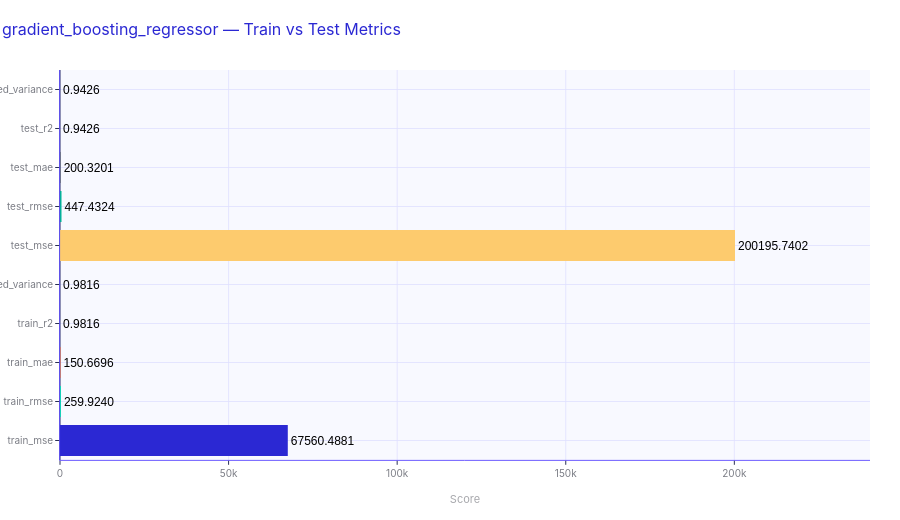
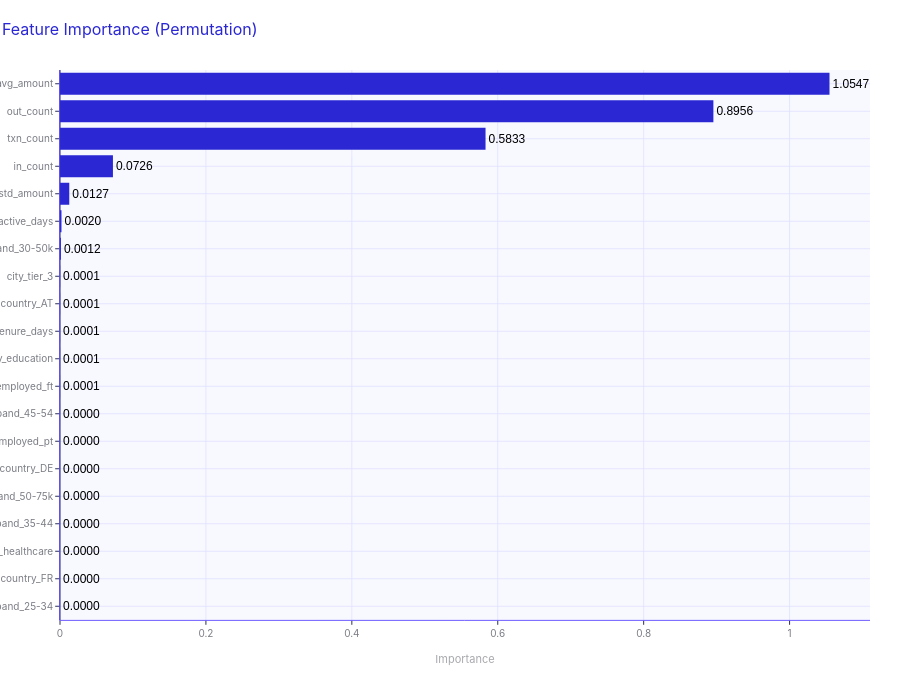

The notebook cell these images were saved under, in order:
### Code cell
best_expense = g_expense.experiment.best(metric="r2")
best_expense.summary()
best_expense.plot()

imp_exp = g_expense.explain(result=best_expense, compute_shap=True, compute_permutation=True)
imp_exp.summary()
imp_exp.plot()

### Figure 1 — Plotly figure (JSON) as saved in the notebook; plotly's stock layout.template omitted (floating-point values rounded to 4 significant figures)
{"data": [{"marker": {"color": ["#2b28d3", "#00e6b3", "#ff6b35", "#a29bfe", "#fd79a8", "#fdcb6e", "#00b894", "#636e72", "#2b28d3", "#00e6b3"]}, "orientation": "h", "text": ["67560.4881", "259.9240", "150.6696", "0.9816", "0.9816", "200195.7402", "447.4324", "200.3201", "0.9426", "0.9426"], "textposition": "outside", "type": "bar", "x": [67560.0, 259.9, 150.7, 0.9816, 0.9816, 200200.0, 447.4, 200.3, 0.9426, 0.9426], "y": ["train_mse", "train_rmse", "train_mae", "train_r2", "train_explained_variance", "test_mse", "test_rmse", "test_mae", "test_r2", "test_explained_variance"]}], "layout": {"font": {"color": "black", "family": "Arial, sans-serif", "size": 12}, "height": 520, "legend": {"bgcolor": "white", "bordercolor": "#4934ff", "borderwidth": 1}, "margin": {"b": 60, "l": 60, "r": 30, "t": 70}, "paper_bgcolor": "white", "plot_bgcolor": "#f8f9ff", "title": {"font": {"color": "#2b28d3", "size": 16}, "text": "gradient_boosting_regressor — Train vs Test Metrics"}, "xaxis": {"gridcolor": "#e0e0ff", "linecolor": "#4934ff", "range": [0, 240200.0], "showline": true, "title": {"text": "Score"}}, "yaxis": {"gridcolor": "#e0e0ff", "linecolor": "#4934ff", "showline": true}}}

### Figure 2 — Plotly figure (JSON) as saved in the notebook; plotly's stock layout.template omitted (floating-point values rounded to 4 significant figures)
{"data": [{"marker": {"color": "#2b28d3"}, "orientation": "h", "text": ["0.0000", "0.0000", "0.0000", "0.0000", "0.0000", "0.0000", "0.0000", "0.0000", "0.0001", "0.0001", "0.0001", "0.0001", "0.0001", "0.0012", "0.0020", "0.0127", "0.0726", "0.5833", "0.8956", "1.0547"], "textposition": "outside", "type": "bar", "x": [0, 3.815e-07, 6.051e-07, 2.984e-06, 4.533e-06, 9.616e-06, 1.2e-05, 1.534e-05, 8.679e-05, 8.773e-05, 9.107e-05, 0.0001354, 0.0001489, 0.001229, 0.002023, 0.0127, 0.07256, 0.5833, 0.8956, 1.055], "y": ["age_band_25-34", "country_FR", "industry_healthcare", "age_band_35-44", "income_band_50-75k", "country_DE", "employment_status_employed_pt", "age_band_45-54", "employment_status_employed_ft", "industry_education", "account_tenure_days", "country_AT", "city_tier_3", "income_band_30-50k", "active_days", "std_amount", "in_count", "txn_count", "out_count", "avg_amount"]}], "layout": {"font": {"color": "black", "family": "Arial, sans-serif", "size": 12}, "height": 680, "legend": {"bgcolor": "white", "bordercolor": "#4934ff", "borderwidth": 1}, "margin": {"b": 60, "l": 60, "r": 30, "t": 70}, "paper_bgcolor": "white", "plot_bgcolor": "#f8f9ff", "title": {"font": {"color": "#2b28d3", "size": 16}, "text": "Feature Importance (Permutation)"}, "xaxis": {"gridcolor": "#e0e0ff", "linecolor": "#4934ff", "showline": true, "title": {"text": "Importance"}}, "yaxis": {"gridcolor": "#e0e0ff", "linecolor": "#4934ff", "showline": true}}}
